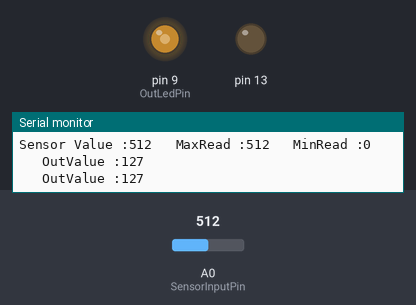
The program below on a simulated Arduino Uno, built with avr-gcc and run on an emulated ATmega328P. Shown: output pins drawn as LEDs (lit = HIGH), the last lines printed to the serial monitor. The inputs (shaded band) are chosen by the test bench; at power-on: A0 (SensorInputPin) = 512.

Above: at 2.7 s.
2.8 s: A0 (SensorInputPin) set to 122
At 4.6 s:
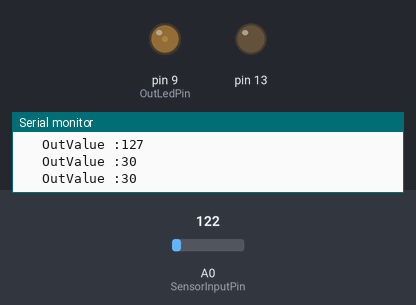
5.0 s: A0 (SensorInputPin) set to 0
At 6.1 s:
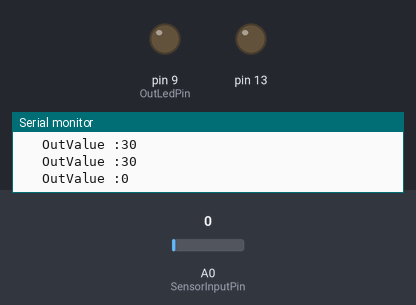
7.0 s: A0 (SensorInputPin) set to 3
8.7 s: A0 (SensorInputPin) set to 6
At 10.5 s:
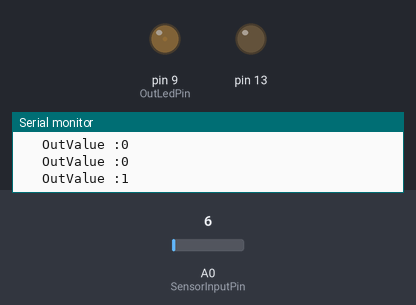
11.0 s: A0 (SensorInputPin) set to 716
At 12.0 s:
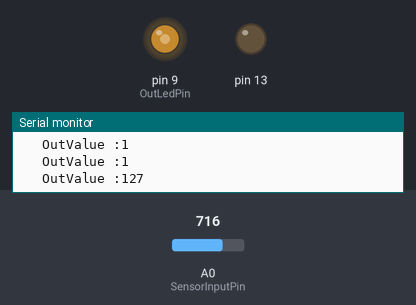
Timing chart, 0 to 14.0 s (numbered marks = the images above; inputs shaded):
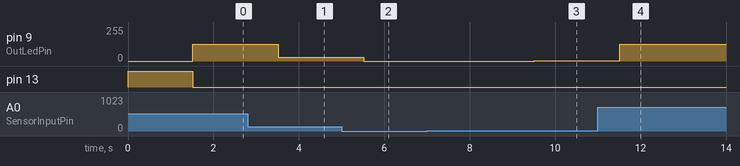

Measured:
- after the input at 2.8 s, pin 9 (OutLedPin): 127/255 → 30/255 after 0.71 s
- after the input at 5.0 s, pin 9 (OutLedPin): 30/255 → 0/255 after 0.51 s
- after the input at 8.7 s, pin 9 (OutLedPin): 0/255 → 1/255 after 0.82 s
- after the input at 11.0 s, pin 9 (OutLedPin): 1/255 → 127/255 after 0.52 s

The program:

main.cpp
```cpp
#include <Arduino.h>

int SensorInputPin = A0 ;
int OutLedPin = 9 ;
int MaxRead, MinRead = 0 ;

void setup(/* arguments */) {
  /* code */
  Serial.begin(9600);
  pinMode(13, OUTPUT) ;
  digitalWrite(13, HIGH);
  for (size_t i = 0; i < 15; i++) {
    int SensorValue = analogRead(SensorInputPin);
    if (SensorValue >MaxRead) {
      MaxRead = SensorValue;
    } else if (SensorValue < MinRead) {
      SensorValue = MinRead;
    }
    Serial.print("Sensor Value :");
    Serial.print(SensorValue);
    Serial.print("\t MaxRead :");
    Serial.print(MaxRead);
    Serial.print("\t MinRead :");
    Serial.println(MinRead);
    delay(100);
  }
  digitalWrite(13, LOW);
}


void loop () {
int SensorValue = analogRead(SensorInputPin);
int OutValue =constrain(map(SensorValue, MinRead, MaxRead, 0, 127),0,127);
analogWrite(OutLedPin, OutValue);
Serial.print("\t OutValue :");
Serial.println(OutValue) ;
delay(1000);
}
```
